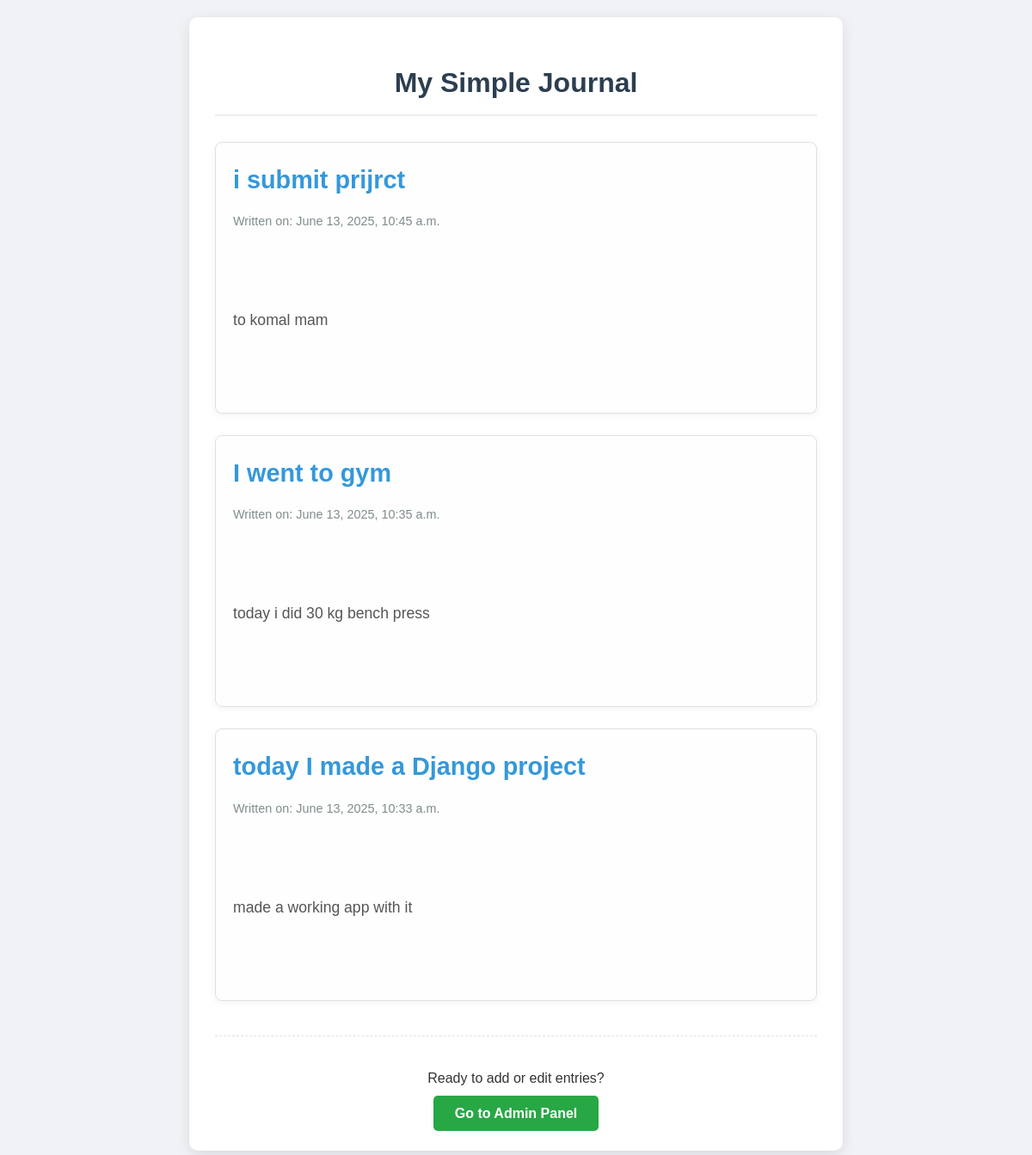
/journal/, run on an earlier commit of the app's database.
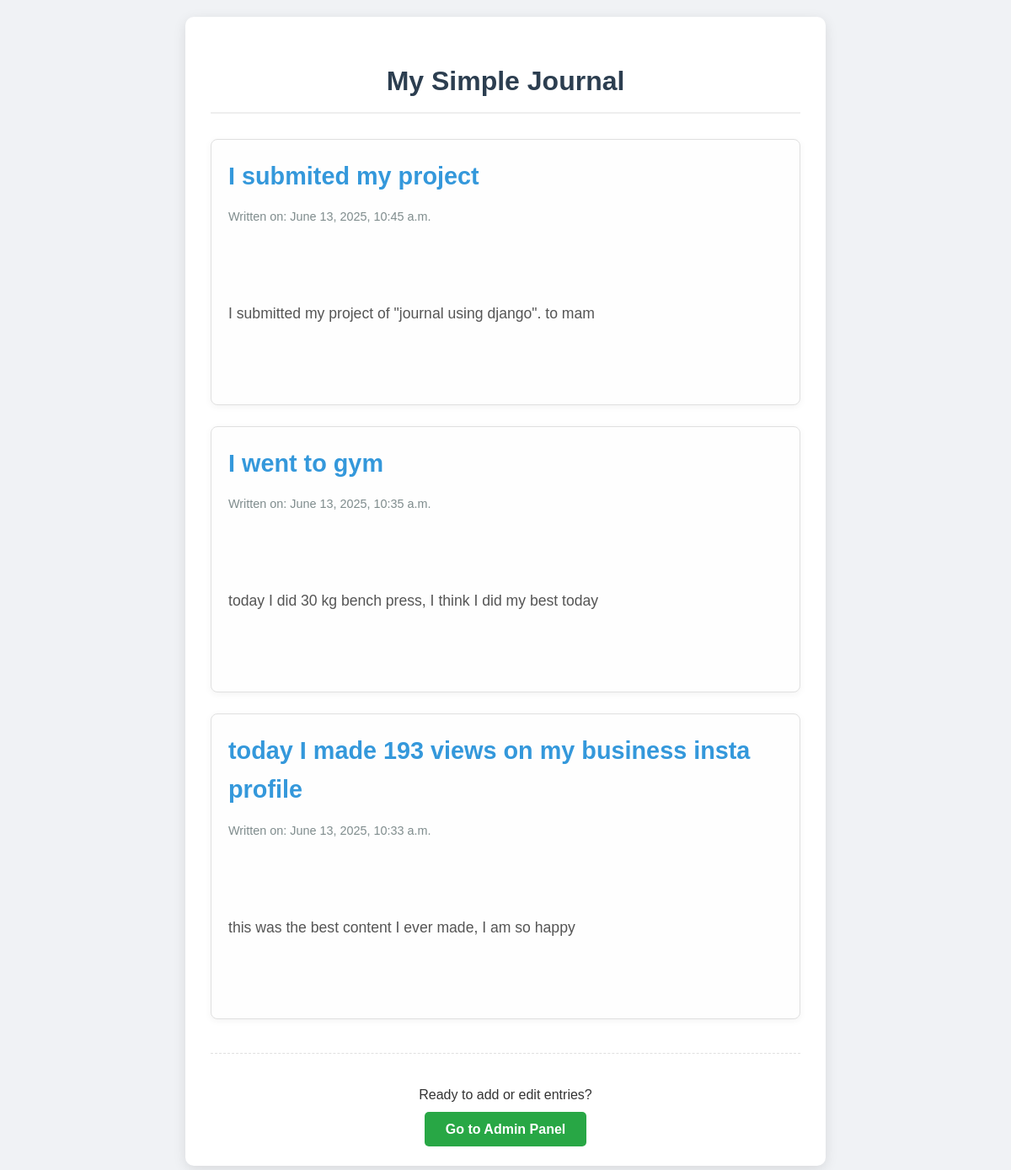
And on a later commit of the database.
### journal_app/models.py (models this page shows, shortened)
class JournalEntry(models.Model):
    title = models.CharField(max_length=200)
    content = models.TextField(help_text="Write your journal entry here.")
    created_at = models.DateTimeField(auto_now_add=True)
    class Meta:
        ordering = ['-created_at']
        verbose_name_plural = "Journal Entries"

### journal_app/views.py (the view)
# urls.py: path('', views.journal_page, name='journal_page'),
def journal_page(request):
    all_entries = JournalEntry.objects.all()
    context = {
        'entries': all_entries
    }
    return render(request, 'journal_app/journal.html', context)

### journal_app/templates/journal_app/journal.html (shortened to what this page needs)
<!DOCTYPE html>
<html lang="en">
<head>
</head>
<body>
    <div class="container">
        <h1>My Simple Journal</h1>
        {% if entries %}
            {% for entry in entries %}
                <div class="journal-entry">
                    <h2>{{ entry.title }}</h2>
                    <p class="meta">Written on: {{ entry.created_at|date:"F j, Y, P" }}</p>
                    <div class="content">
                        <p>{{ entry.content }}</p>
                    </div>
                </div>
            {% endfor %}
        {% else %}
            <p class="no-entries">No journal entries yet. Let's add your first one!</p>
        {% endif %}
        <div class="admin-link">
            <p>Ready to add or edit entries?</p>
            <a href="/admin/">Go to Admin Panel</a>
        </div>
    </div>
</body>
</html>

### journal_app/templates/journal_app/journal.html (style rules this page uses)
body { font-family: Arial, sans-serif; margin: 20px; background-color: #f0f2f5; color: #333; line-height: 1.6; }
.container { max-width: 700px; margin: 20px auto; background-color: #ffffff; padding: 30px; border-radius: 10px; box-shadow: 0 4px 15px rgba(0,0,0,0.1); }
h1 { color: #2c3e50; text-align: center; margin-bottom: 30px; border-bottom: 2px solid #eee; padding-bottom: 10px; }
.journal-entry { background-color: #fefefe; border: 1px solid #e0e0e0; border-radius: 8px; padding: 20px; margin-bottom: 25px; box-shadow: 0 2px 8px rgba(0,0,0,0.05); }
.journal-entry h2 { color: #3498db; margin-top: 0; margin-bottom: 10px; font-size: 1.8em; }
.journal-entry .meta { font-size: 0.9em; color: #7f8c8d; margin-bottom: 15px; }
.journal-entry .content { white-space: pre-wrap; color: #555; font-size: 1.1em; }
.admin-link { text-align: center; margin-top: 40px; padding-top: 20px; border-top: 1px dashed #e0e0e0; }
.admin-link a { background-color: #28a745; color: white; padding: 12px 25px; border-radius: 5px; text-decoration: none; font-weight: bold; transition: background-color 0.3s ease; }

What changed in the data, as far as the page shows it:
changed JournalEntry: title "i submit prijrct" → "I submited my project"; content "to komal mam" → "I submitted my project of \"journal using django\". to mam"
changed JournalEntry "I went to gym": content "today i did 30 kg bench press" → "today I did 30 kg bench press, I think I did my best today"
changed JournalEntry: title "today I made a Django project" → "today I made 193 views on my business insta profile"; content "made a working app with it" → "this was the best content I ever made, I am so happy"
